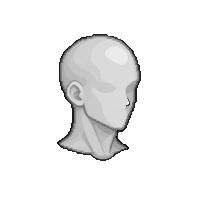
#> input picture art_source/new_art/portraits/m_head_skin.png, 200 x 200 px; its folder holds 2 pictures in this run
$ python clean_body_necks.py
#> lines starting #> are read from the running program, lines starting #| are printed output that depends on the picture; after the words box and inside, x2 and y2 are one past the last pixel; in counts of white or black regions, pixels touching at a corner belong together
"""Remove leftover template-head outline strokes from the outfit layers (<sex>_body_<class>_fixed.png).

The body sheets were drawn on a template that had a head; process_bodies.py removed most of its outline, but short
dark strokes stayed on the chin / throat (they read as a goatee or a scratch on the neck). These PNGs also hold the
user's Aseprite touch-ups, so this edits them in place instead of re-cutting the sheets.

Rule, applied only inside the base head mask (face + neck): a dark pixel (outline colour) that touches bare skin and
has no real outfit area (a lighter patch of 20+ px) in its 3x3 neighbourhood is a stroke, not the edge of a collar - it goes, repeatedly, so a stroke is eaten back
to where it meets real outfit. Outfit pixels over the face (above the jaw line, polygon FACE) go too, so a high
collar tucks behind the chin instead of cutting it. Pure-green speckles (template background) inside the head go too. Idempotent.
Usage: python3 clean_body_necks.py
"""
import os, glob, numpy as np
from PIL import Image
from scipy import ndimage as ndi

HERE = os.path.dirname(os.path.abspath(__file__))
# face = head above the jaw line (ear bottom -> chin corner) plus the chin; a collar always sits BEHIND it
FACE = {'f': [(84, 105), (109, 129), (140, 129), (140, 20), (84, 20)],
        'm': [(84, 106), (118, 132), (145, 132), (145, 20), (84, 20)]}


def face_mask(sex, B):
    from PIL import ImageDraw
    im = Image.new('L', (200, 200)); ImageDraw.Draw(im).polygon(FACE[sex], fill=1)
    return np.asarray(im).astype(bool) & B


def clean(path, B):
    a = np.asarray(Image.open(path).convert('RGBA')).copy()
    c = a[..., :3].astype(int); on = a[..., 3] > 0
    dark = on & (c.max(2) < 62) & (c.max(2) - c.min(2) < 28)      # near-black neutral = the template's outline
    green = on & (c[..., 1] - c[..., 0] > 60) & (c[..., 1] - c[..., 2] > 60)
    gone = (green & B) | (on & face_mask(os.path.basename(path)[0], B))   # high collars must not cover the chin
    on = on & ~gone; dark &= ~gone
    K = np.ones((3, 3), bool)
    for _ in range(30):
        fill = on & ~dark
        lab, n = ndi.label(fill, K); sz = ndi.sum(fill, lab, range(1, n + 1))
        fill = np.isin(lab, [i + 1 for i in range(n) if sz[i] >= 20])       # real outfit areas, not a stroke's grey
        edge = ndi.binary_dilation(~on, K)                                   # strokes lie on bare skin
        lonely = dark & B & edge & ~ndi.binary_dilation(fill, K)
        if not lonely.any(): break
        gone |= lonely; on &= ~lonely; dark &= ~lonely
    # crumbs left inside the head: tiny pieces (<12 px) not connected to the main outfit
    lab, n = ndi.label(on, np.ones((3, 3), bool)); sz = ndi.sum(on, lab, range(1, n + 1))
    crumbs = np.isin(lab, [i + 1 for i in range(n) if sz[i] < 12]) & B
    gone |= crumbs
    a[gone] = 0
    Image.fromarray(a).save(path)
    return int(gone.sum())


if __name__ == '__main__':
    for sex in 'mf':
        B = np.asarray(Image.open(os.path.join(HERE, f'{sex}_head_skin.png')))[..., 3] > 0
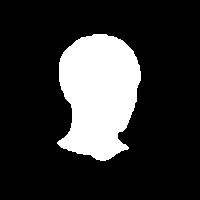
#> B: shape (200, 200) bool; 19.8% white; 1 white region, box (x1, y1, x2, y2) and area: (57, 34, 141, 161) 7924
        for p in sorted(glob.glob(os.path.join(HERE, f'{sex}_body_*_fixed.png'))):
            print(os.path.basename(p), clean(p, B), 'px removed')
#> pass 2 of the loop `for sex in 'mf':`:
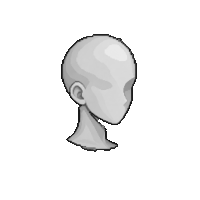
#> input picture art_source/new_art/portraits/f_head_skin.png, 200 x 200 px
#> `B = np.asarray(Image.open(os.path.join(HERE, f'{sex}_head_skin.png')))..`:
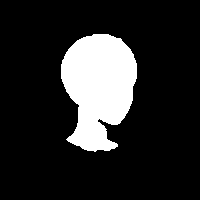
#> B: shape (200, 200) bool; 16% white; 1 white region, box (x1, y1, x2, y2) and area: (61, 34, 137, 152) 6384
